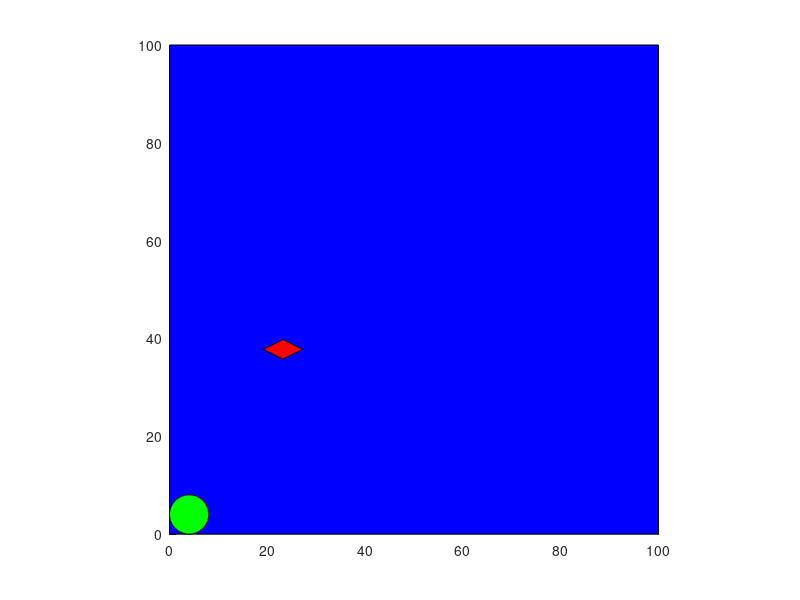

This figure's MATLAB source:
axis equal
hold on
axis([0,100,0,100])

% user interface
rectangle('position',[0,0,100,100],'facecolor','b');


cenx=(5+(45-5)).*rand;
ceny=(5+(95-5)).*rand;

x=cenx+[0,4,0,-4,0];
y=ceny+[-2,0,2,0,-2];
fill(x,y,'r')

% cannon ball
th=0:360;
r=4;

cex=4;
cey=4;

x1=cex+r.*cosd(th);
y1=cey+r.*sind(th);


h=fill(x1,y1,'g');

[x2,y2]=ginput(1);

s=atand(y2/x2);

d1=((x2-4).^2+(y2-4).^2).^0.5;
vi=d1;


gg=10;

tmax=(2.*vi.*sind(s))/gg;

for t=0:0.1:tmax
    xt=(vi.*t.*cosd(s));
    yt=(vi.*t.*sind(s))-(gg*t.^2)/2;
    
    th=0:360;
    r=4;
    

    set(h,'XData',[x1+xt]);set(h,'YData',[y1+yt]);
    
    pause(0.01);
    

end
